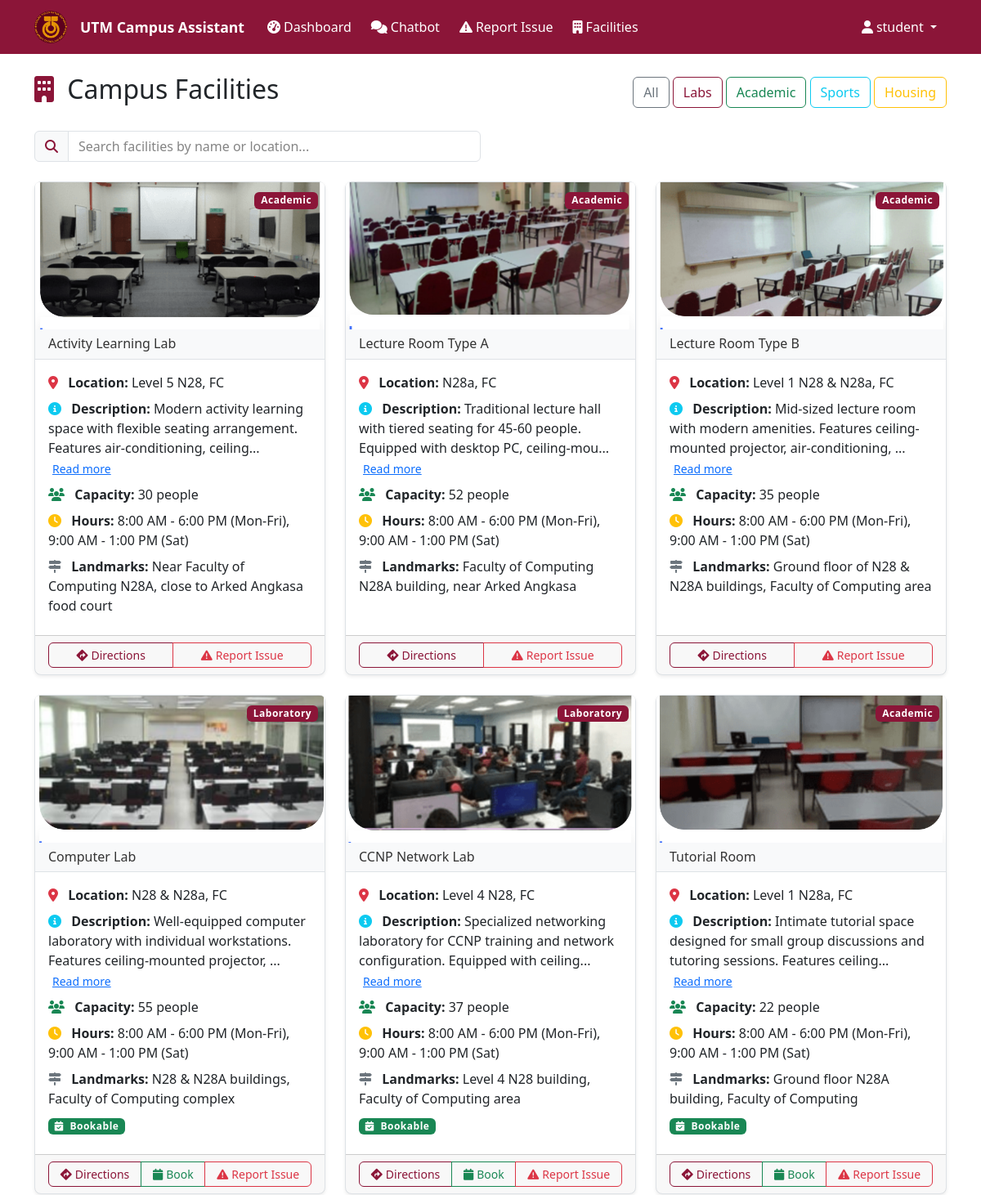
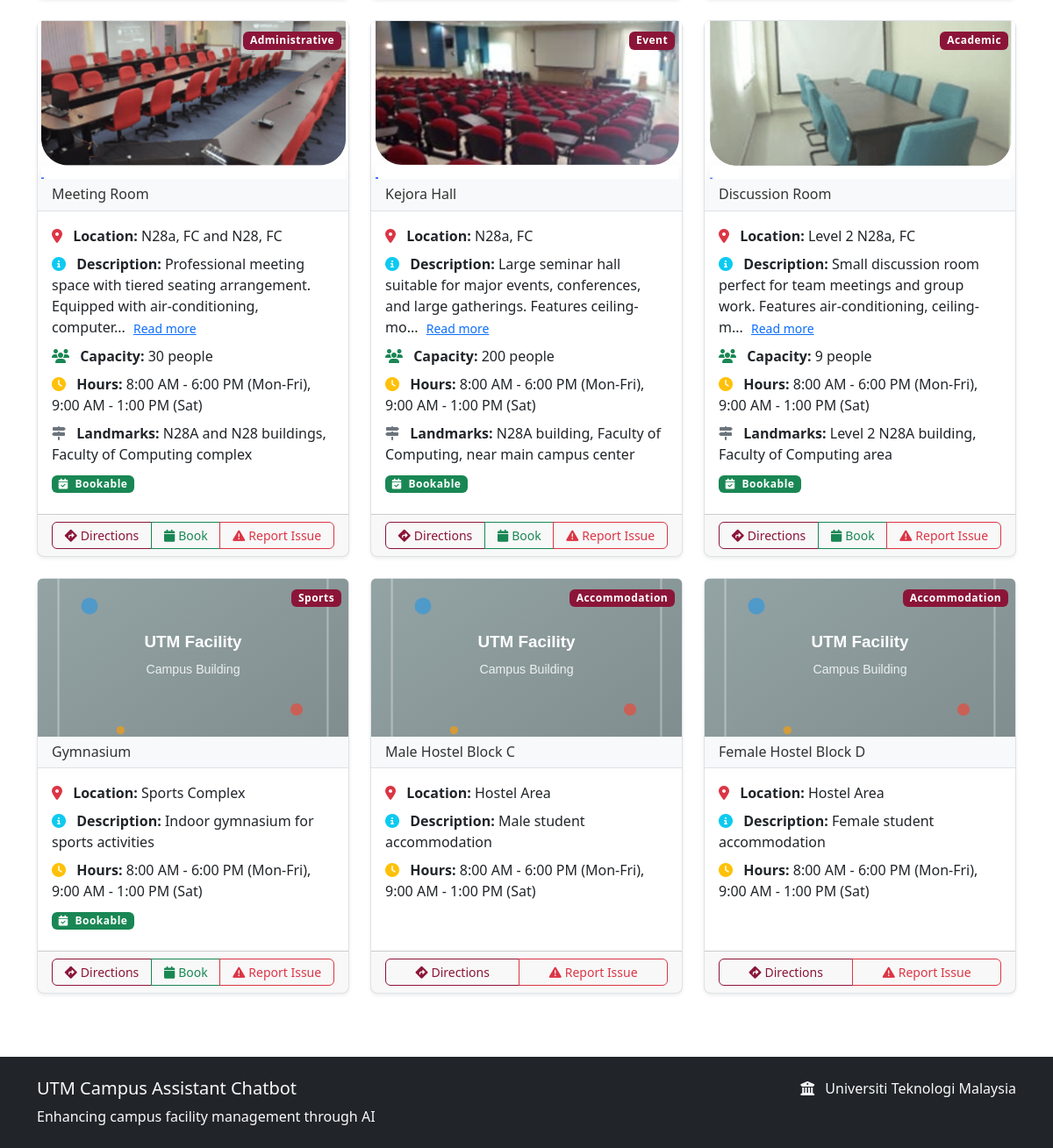
Screenshot of /facility_info (signed in) with the database file from the repository (2 pictures, top to bottom).
### models.py (models this page shows)
class User(UserMixin, db.Model):
    __tablename__ = 'users'
    id = db.Column(db.Integer, primary_key=True)
    username = db.Column(db.String(80), unique=True, nullable=False)
    email = db.Column(db.String(120), unique=True, nullable=False)
    password_hash = db.Column(db.String(256), nullable=False)
    role = db.Column(Enum(UserRole), nullable=False, default=UserRole.STUDENT)
    full_name = db.Column(db.String(100), nullable=False)
    student_id = db.Column(db.String(20), unique=True, nullable=True)
    created_at = db.Column(db.DateTime, default=datetime.utcnow)

class Facility(db.Model):
    __tablename__ = 'facilities'
    id = db.Column(db.Integer, primary_key=True)
    name = db.Column(db.String(100), nullable=False)
    category = db.Column(db.String(50), nullable=False)
    location = db.Column(db.String(200), nullable=False)
    description = db.Column(db.Text)
    is_bookable = db.Column(db.Boolean, default=False)
    is_active = db.Column(db.Boolean, default=True)
    capacity = db.Column(db.Integer)
    operating_hours = db.Column(db.String(100))
    contact_info = db.Column(db.String(200))
    created_at = db.Column(db.DateTime, default=datetime.utcnow)
    updated_at = db.Column(db.DateTime, default=datetime.utcnow, onupdate=datetime.utcnow)

### routes.py (the view)
@app.route('/facility_info')
def facility_info():
    search = request.args.get('search', '')
    category = request.args.get('category', '')
    query = Facility.query.filter(Facility.is_active == True)
    if search:
        query = query.filter(
            Facility.name.ilike(f'%{search}%') |
            Facility.location.ilike(f'%{search}%') |
            Facility.description.ilike(f'%{search}%')
        )
    if category:
        query = query.filter(Facility.category == category)
    facilities = query.all()
    categories = db.session.query(Facility.category).distinct().filter(Facility.is_active == True).all()
    categories = [cat[0] for cat in categories]
    return render_template('facility_info.html',
                         facilities=facilities,
                         categories=categories,
                         search=search,
                         selected_category=category)

### flask_app.py (called while the page is built)
@login_manager.user_loader
def load_user(user_id):
    from models import User
    return User.query.get(int(user_id))

### templates/facility_info.html (shortened to what this page needs)
{% extends "base.html" %}
{% block content %}
<div class="row">
    <div class="col-12">
        <div class="d-flex justify-content-between align-items-center mb-4">
            <h2>
                <i class="fas fa-building me-2 text-primary"></i>
                Campus Facilities
            </h2>
            <div>
                <button class="btn btn-outline-secondary" onclick="filterFacilities('all')">
                    All
                </button>
                <button class="btn btn-outline-primary" onclick="filterFacilities('Laboratory')">
                    Labs
                </button>
                <button class="btn btn-outline-success" onclick="filterFacilities('Academic')">
                    Academic
                </button>
                <button class="btn btn-outline-info" onclick="filterFacilities('Sports')">
                    Sports
                </button>
                <button class="btn btn-outline-warning" onclick="filterFacilities('Accommodation')">
                    Housing
                </button>
            </div>
        </div>
    </div>
</div>
<div class="row mb-4">
    <div class="col-md-6">
        <div class="input-group">
            <span class="input-group-text">
                <i class="fas fa-search"></i>
            </span>
            <input type="text"
                   class="form-control"
                   id="facilitySearch"
                   placeholder="Search facilities by name or location..."
                   onkeyup="searchFacilities()">
        </div>
    </div>
</div>
<div class="row" id="facilitiesGrid">
    {% if facilities %}
        {% for facility in facilities %}
        <div class="col-lg-6 col-xl-4 mb-4 facility-card" data-category="{{ facility.category }}">
            <div class="card h-100 shadow-sm">
                {% set image_path = facility.contact_info.split('|IMG:')[-1] if facility.contact_info and '|IMG:' in facility.contact_info else 'images/facilities/default.svg' %}
                <div class="position-relative">
                    <img src="{{ url_for('static', filename=image_path) }}"
                         class="card-img-top"
                         alt="{{ facility.name }}"
                         style="height: 180px; object-fit: cover;"
                         onerror="this.src='{{ url_for('static', filename='images/facilities/default.svg') }}'">
                    <div class="position-absolute top-0 end-0 m-2">
                        <span class="badge bg-primary bg-opacity-90">{{ facility.category }}</span>
                    </div>
                </div>
                <div class="card-header">
                    <h6 class="mb-0">{{ facility.name }}</h6>
                </div>
                <div class="card-body">
                    <div class="mb-2">
                        <i class="fas fa-map-marker-alt text-danger me-2"></i>
                        <strong>Location:</strong> {{ facility.location }}
                    </div>
                    {% if facility.description %}
                    <div class="mb-2">
                        <i class="fas fa-info-circle text-info me-2"></i>
                        <strong>Description:</strong>
                        <span id="desc-short-{{ facility.id }}">
                            {{ facility.description[:100] }}{% if facility.description|length > 100 %}...{% endif %}
                        </span>
                        {% if facility.description|length > 100 %}
                        <button class="btn btn-link btn-sm p-0 ms-1"
                                onclick="toggleDescription({{ facility.id }})"
                                id="desc-toggle-{{ facility.id }}">
                            Read more
                        </button>
                        {% endif %}
                    </div>
                    {% endif %}
                    {% if facility.capacity %}
                    <div class="mb-2">
                        <i class="fas fa-users text-success me-2"></i>
                        <strong>Capacity:</strong> {{ facility.capacity }} people
                    </div>
                    {% endif %}
                    <div class="mb-2">
                        <i class="fas fa-clock text-warning me-2"></i>
                        <strong>Hours:</strong>
                        {% if facility.operating_hours %}
                            {{ facility.operating_hours }}
                        {% else %}
                            8:00 AM - 6:00 PM (Mon-Fri), 9:00 AM - 1:00 PM (Sat)
                        {% endif %}
                    </div>
                    {% if facility.contact_info %}
                    {% set landmarks = facility.contact_info.split('|IMG:')[0] if '|IMG:' in facility.contact_info else facility.contact_info %}
                    {% if landmarks and landmarks.strip() %}
                    <div class="mb-2">
                        <i class="fas fa-map-signs text-secondary me-2"></i>
                        <strong>Landmarks:</strong> {{ landmarks.replace('Landmarks: ', '') }}
                    </div>
                    {% endif %}
                    {% endif %}
                    {% if facility.is_bookable %}
                    <div class="mb-2">
                        <span class="badge bg-success">
                            <i class="fas fa-calendar-check me-1"></i>
                            Bookable
                        </span>
                    </div>
                    {% endif %}
                </div>
                <div class="card-footer">
                    <div class="btn-group w-100" role="group">
                        <a href="{{ url_for('facility_directions', facility_id=facility.id) }}"
                           class="btn btn-outline-primary btn-sm">
                            <i class="fas fa-directions me-1"></i>Directions
                        </a>
                        {% if facility.is_bookable %}
                        <button class="btn btn-outline-success btn-sm"
                                onclick="bookFacility('{{ facility.name }}')">
                            <i class="fas fa-calendar me-1"></i>Book
                        </button>
                        {% endif %}
                        <a href="{{ url_for('report_issue', facility_name=facility.name, location=facility.location, context='facility_info', from_page='facility_info') }}"
                           class="btn btn-outline-danger btn-sm">
                            <i class="fas fa-exclamation-triangle me-1"></i>Report Issue
                        </a>
                    </div>
                </div>
            </div>
        </div>
        {% endfor %}
    {% endif %}
</div>
{% endblock %}

### templates/base.html (shortened to what this page needs)
<!DOCTYPE html>
<html lang="en">
<head>
    <link href="https://cdn.jsdelivr.net/npm/bootstrap@5.3.0/dist/css/bootstrap.min.css" rel="stylesheet">
    <link href="{{ url_for('static', filename='css/style.css') }}" rel="stylesheet">
    <link rel="stylesheet" href="https://cdnjs.cloudflare.com/ajax/libs/font-awesome/6.4.0/css/all.min.css">
</head>
<body>
    <nav class="navbar navbar-expand-lg navbar-dark">
        <div class="container">
            <a class="navbar-brand" href="{{ url_for('index') }}">
                <img src="{{ url_for('static', filename='images/facilities/utm-logo.png') }}" alt="UTM Logo" class="utm-logo-img">
                <span class="text-white">UTM Campus Assistant</span>
            </a>
            <div class="collapse navbar-collapse" id="navbarNav">
                <ul class="navbar-nav me-auto">
                    {% if current_user.is_authenticated %}
                        {% if current_user.role.value == 'student' %}
                            <li class="nav-item">
                                <a class="nav-link" href="{{ url_for('student_dashboard') }}">
                                    <i class="fas fa-tachometer-alt me-1"></i>Dashboard
                                </a>
                            </li>
                            <li class="nav-item">
                                <a class="nav-link" href="{{ url_for('chatbot') }}">
                                    <i class="fas fa-comments me-1"></i>Chatbot
                                </a>
                            </li>
                            <li class="nav-item">
                                <a class="nav-link" href="{{ url_for('report_issue') }}">
                                    <i class="fas fa-exclamation-triangle me-1"></i>Report Issue
                                </a>
                            </li>
                            <li class="nav-item">
                                <a class="nav-link" href="{{ url_for('facility_info') }}">
                                    <i class="fas fa-building me-1"></i>Facilities
                                </a>
                            </li>
                        {% endif %}
                    {% endif %}
                </ul>
                <ul class="navbar-nav">
                    {% if current_user.is_authenticated %}
                        <li class="nav-item dropdown">
                            <a class="nav-link dropdown-toggle" href="#" id="navbarDropdown" role="button" data-bs-toggle="dropdown">
                                <i class="fas fa-user me-1"></i>{{ current_user.full_name }}
                            </a>
                        </li>
                    {% endif %}
                </ul>
            </div>
        </div>
    </nav>
    <main class="container my-4">
        {% block content %}{% endblock %}
    </main>
    <footer class="bg-dark text-light py-4 mt-5">
        <div class="container">
            <div class="row">
                <div class="col-md-6">
                    <h5>UTM Campus Assistant Chatbot</h5>
                    <p class="mb-0">Enhancing campus facility management through AI</p>
                </div>
                <div class="col-md-6 text-md-end">
                    <p class="mb-0">
                        <i class="fas fa-university me-2"></i>
                        Universiti Teknologi Malaysia
                    </p>
                </div>
            </div>
        </div>
    </footer>
</body>
</html>

### static/css/style.css (style rules this page uses)
:root { --utm-maroon: #8B1538; --utm-maroon-dark: #6B1028; --utm-maroon-light: #AB1548; --utm-gold: #FFD700; --utm-gold-dark: #E5C100; --utm-gray: #f8f9fa; --utm-text: #333333; --utm-text-light: #666666; --utm-white: #ffffff; --utm-border: #dee2e6; }
.bg-primary { background-color: var(--utm-maroon) !important; }
.btn-outline-primary { color: var(--utm-maroon); border-color: var(--utm-maroon); }
.text-primary { color: var(--utm-maroon) !important; }
.navbar-dark { background-color: var(--utm-maroon) !important; }
.navbar-brand { color: var(--utm-white) !important; font-weight: 700; font-size: 1.3rem; display: flex; align-items: center; gap: 0.5rem; }
.navbar-nav .nav-link { color: var(--utm-white) !important; font-weight: 500; transition: color 0.2s ease; margin: 0 0.25rem; }
.utm-logo-img { width: 40px; height: 40px; object-fit: cover; border-radius: 50%; margin-right: 8px; vertical-align: middle; }
.card { border: 1px solid var(--utm-border); border-radius: 0.5rem; box-shadow: 0 0.125rem 0.25rem rgba(139, 21, 56, 0.1); transition: transform 0.2s ease-in-out, box-shadow 0.2s ease-in-out; }
.card-header { background-color: var(--utm-gray); border-bottom: 1px solid var(--utm-border); font-weight: 600; color: var(--utm-text); }
.card { transition: transform 0.2s ease-in-out, box-shadow 0.2s ease-in-out; }
.badge { font-size: 0.75em; letter-spacing: 0.5px; }
.facility-card { transition: all 0.3s ease; }
.form-control { border: 1px solid var(--utm-border); border-radius: 0.375rem; background-color: var(--utm-white); color: var(--utm-text); }
.form-control::placeholder { color: var(--utm-text-light); opacity: 0.8; }
.input-group .form-control { background-color: var(--utm-white); border-color: var(--utm-border); color: var(--utm-text); }
.input-group-text { background-color: var(--utm-gray); border-color: var(--utm-border); color: var(--utm-maroon); }
.btn { border-radius: 0.375rem; font-weight: 500; transition: all 0.2s ease; }
.navbar-brand { font-weight: 600; font-size: 1.1rem; }
.navbar-nav .nav-link { font-weight: 500; transition: color 0.2s ease; }
footer { margin-top: auto; }

### rows the page displays
User: full_name "student"
Facility: shows a picture, category "Academic", name "Activity Learning Lab", location "Level 5 N28, FC", description "Modern activity learning space with flexible seating arrangement. Features air-conditioning, ceiling", capacity "30", shows "8:00 AM - 6:00 PM (Mon-Fri), 9:00 AM - 1:00 PM (Sat)", replace "Near Faculty of Computing N28A, close to Arked Angkasa food court"
Facility: shows a picture, category "Academic", name "Lecture Room Type A", location "N28a, FC", description "Traditional lecture hall with tiered seating for 45-60 people. Equipped with desktop PC, ceiling-mou", capacity "52", shows "8:00 AM - 6:00 PM (Mon-Fri), 9:00 AM - 1:00 PM (Sat)", replace "Faculty of Computing N28A building, near Arked Angkasa"
Facility: shows a picture, category "Academic", name "Lecture Room Type B", location "Level 1 N28 & N28a, FC", description "Mid-sized lecture room with modern amenities. Features ceiling-mounted projector, air-conditioning,", capacity "35", shows "8:00 AM - 6:00 PM (Mon-Fri), 9:00 AM - 1:00 PM (Sat)", replace "Ground floor of N28 & N28A buildings, Faculty of Computing area"
Facility: shows a picture, category "Laboratory", name "Computer Lab", location "N28 & N28a, FC", description "Well-equipped computer laboratory with individual workstations. Features ceiling-mounted projector,", capacity "55", shows "8:00 AM - 6:00 PM (Mon-Fri), 9:00 AM - 1:00 PM (Sat)", replace "N28 & N28A buildings, Faculty of Computing complex", is_bookable True (drawn)
Facility: shows a picture, category "Laboratory", name "CCNP Network Lab", location "Level 4 N28, FC", description "Specialized networking laboratory for CCNP training and network configuration. Equipped with ceiling", capacity "37", shows "8:00 AM - 6:00 PM (Mon-Fri), 9:00 AM - 1:00 PM (Sat)", replace "Level 4 N28 building, Faculty of Computing area", is_bookable True (drawn)
Facility: shows a picture, category "Academic", name "Tutorial Room", location "Level 1 N28a, FC", description "Intimate tutorial space designed for small group discussions and tutoring sessions. Features ceiling", capacity "22", shows "8:00 AM - 6:00 PM (Mon-Fri), 9:00 AM - 1:00 PM (Sat)", replace "Ground floor N28A building, Faculty of Computing", is_bookable True (drawn)
Facility: shows a picture, category "Administrative", name "Meeting Room", location "N28a, FC and N28, FC", description "Professional meeting space with tiered seating arrangement. Equipped with air-conditioning, computer", capacity "30", shows "8:00 AM - 6:00 PM (Mon-Fri), 9:00 AM - 1:00 PM (Sat)", replace "N28A and N28 buildings, Faculty of Computing complex", is_bookable True (drawn)
Facility: shows a picture, category "Event", name "Kejora Hall", location "N28a, FC", description "Large seminar hall suitable for major events, conferences, and large gatherings. Features ceiling-mo", capacity "200", shows "8:00 AM - 6:00 PM (Mon-Fri), 9:00 AM - 1:00 PM (Sat)", replace "N28A building, Faculty of Computing, near main campus center", is_bookable True (drawn)
Facility: shows a picture, category "Academic", name "Discussion Room", location "Level 2 N28a, FC", description "Small discussion room perfect for team meetings and group work. Features air-conditioning, ceiling-m", capacity "9", shows "8:00 AM - 6:00 PM (Mon-Fri), 9:00 AM - 1:00 PM (Sat)", replace "Level 2 N28A building, Faculty of Computing area", is_bookable True (drawn)
Facility: category "Sports", name "Gymnasium", location "Sports Complex", description "Indoor gymnasium for sports activities", shows "8:00 AM - 6:00 PM (Mon-Fri), 9:00 AM - 1:00 PM (Sat)", is_bookable True (drawn)
Facility: category "Accommodation", name "Male Hostel Block C", location "Hostel Area", description "Male student accommodation", shows "8:00 AM - 6:00 PM (Mon-Fri), 9:00 AM - 1:00 PM (Sat)"
Facility: category "Accommodation", name "Female Hostel Block D", location "Hostel Area", description "Female student accommodation", shows "8:00 AM - 6:00 PM (Mon-Fri), 9:00 AM - 1:00 PM (Sat)"
